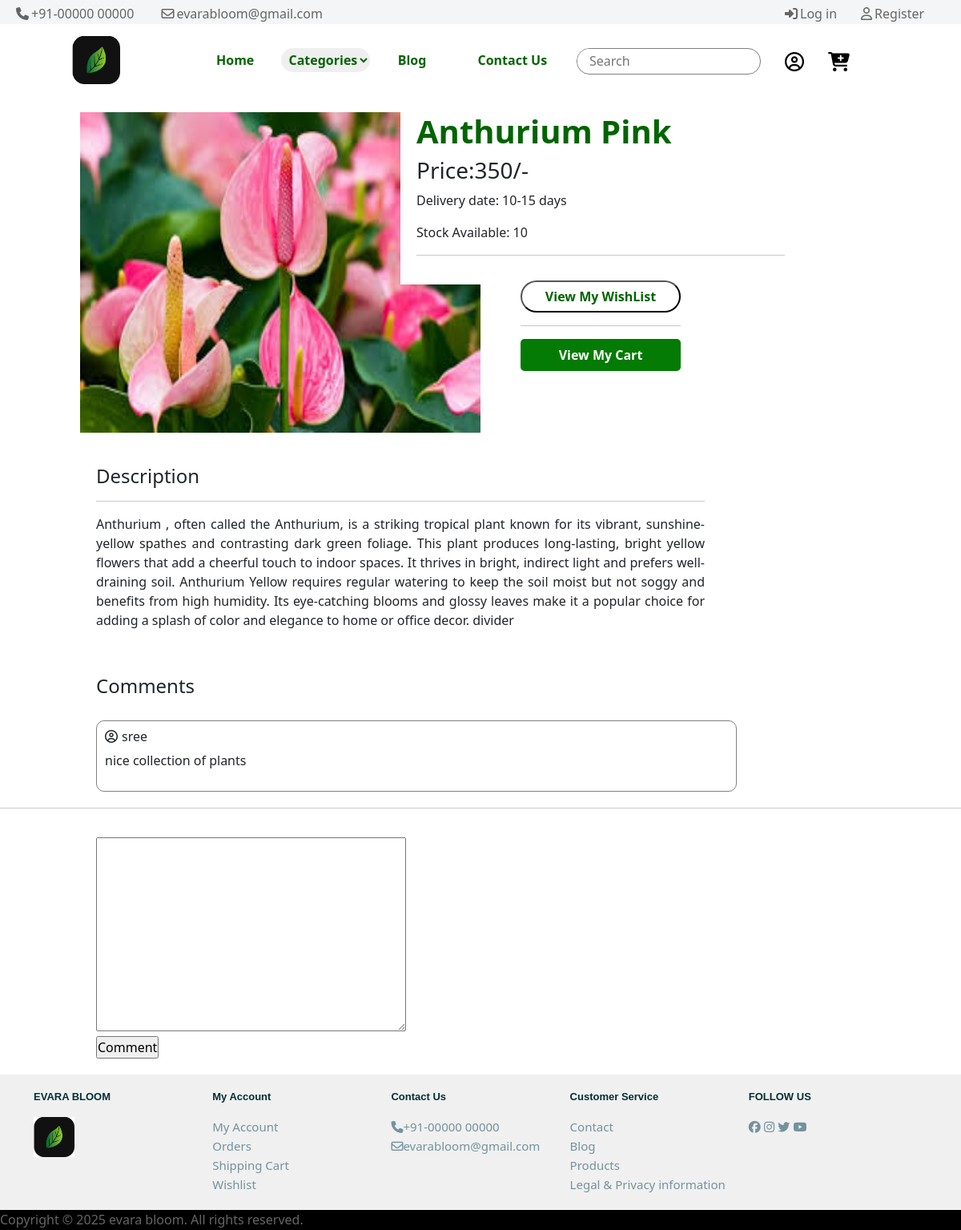
Screenshot of /view/1 with the database file from the repository.
### home/models.py (models this page shows, shortened)
class Product(models.Model):
    title = models.CharField(max_length=30)
    amount = models.IntegerField()
    details = models.CharField(max_length=2000)
    image = models.ImageField(upload_to='picture',null=True,blank=True)
    ctry = models.ForeignKey(Category,on_delete=models.CASCADE, null=True, blank=True)
    us = models.ForeignKey(User,on_delete=models.CASCADE, null=True, blank=True)

class Comment(models.Model):
    us = models.ForeignKey(User,on_delete=models.CASCADE)
    cmnt = models.TextField()
    post = models.ForeignKey(Product,on_delete=models.CASCADE)

### home/views.py (the view)
# urls.py: path('view/<int:p_id>',viewpagefn),
def viewpagefn(request,p_id):
    if request.method =='POST':
        f=CommentForm(request.POST)
        if f.is_valid():
            x=f.save(commit=False)
            x.us=request.user
            a=Product.objects.get(id=p_id)
            x.post=a
            x.save()
            return redirect('/')
    else:
        f=CommentForm()
        a=Product.objects.get(id=p_id)
        c=Comment.objects.filter(post=p_id)
        return render (request, 'viewpage.html',{'abc':a, 'fm':f , 'cmt':c})

### home/forms.py
class CommentForm(forms.ModelForm):
    class Meta:
        model=Comment
        fields=['cmnt']

### home/templates/viewpage.html (shortened to what this page needs)
{% extends 'base.html' %}
{% load static %}
{% block css %}
<link rel="stylesheet" href="{% static 'css/viewpage.css' %}">
<link rel="stylesheet" href="https://cdnjs.cloudflare.com/ajax/libs/font-awesome/6.7.2/css/all.min.css" />
<link href="https://cdn.jsdelivr.net/npm/bootstrap@5.3.3/dist/css/bootstrap.min.css" rel="stylesheet">
{% endblock %}
{% block content %}
    <div class="card1">
            <img src="{{abc.image.url}}" alt="" class="photo">
    </div>
    <div class="card2">
        <div class="card-body">
            <h1>{{abc.title}}</h1>
            <h3>Price:{{abc.amount}}/-</h3>
            <p>Delivery date: 10-15 days</p>
            <p>Stock Available: 10</p>
            <hr>
        </div>
    </div>
    <div class="cart">
    <a href="/wishlist"><button class="wish">View My WishList</button></a>
    <hr>
    <a href="/cart"><button class="abc">View My Cart</button></a>
    </div>
    <div class="card3">
        <div class="card-body">
            <h4>Description</h4>
            <hr>
            <p>{{abc.details}}</p>
        </div>
    </div>
    <h4 class="comments">Comments</h4>
        <div class="card4">
        {% for i  in cmt %}
        <div class="cardbody">
            <h6><i class="fa-regular fa-circle-user" style="padding-right:5px ;"></i>{{i.us}}</h6>
            <p>{{i.cmnt}}</p>
        </div>
        {% endfor %}
        </div>
        <hr>
        <form method="post" class="cform">
            {{fm.cmnt}}
            <br>
            <input type="submit" value="Comment" >
        </form>
    {% endblock %}

### home/static/css/base.css (style rules this page uses)
* { margin: 0; padding: 0; }
body { width: 100%; box-sizing: border-box; }
::placeholder { text-align:justify; padding-left: 10px; }

### home/static/css/viewpage.css (style rules this page uses)
* { margin: 0; padding: 0; }
.card1 { width: 500px; height: 400px; background-color: aqua; margin-left: 100px; margin-top: 30px; }
.card1 img { width: 500px; height: 400px; }
.card2 { position: absolute; top: 100px; right: 200px; width: 500px; box-sizing: border-box; background-color: white; margin-left: 100px; margin-top: 20px; padding: 20px; border: none; }
.card2 h1 { font-weight: bold; color:darkgreen ; }
.cart { position: absolute; top: 350px; right: 350px; }
.wish { background-color: white; color: darkgreen; font-size: medium; font-weight: bold; width: 200px; height: 40px; border-radius: 20px; }
.abc { width: 200px; height: 40px; border: none; border-radius: 5px; background-color: #047b05; color:white; font-size: medium; font-weight: bold; }
.card3 { width: 800px; box-sizing: border-box; background-color: white; margin-left: 100px; margin-top: 20px; padding: 20px; border: none; }
.card3 p { text-align: justify; }
.card4 { width: 800px; box-sizing: border-box; background-color: white; margin-left: 120px; padding: 10px; border: .5px solid gray; border-radius: 10px; margin-bottom: 20px; }
.comments { margin-left: 100px; padding: 20px; }
.cform { margin-left: 100px; padding: 20px; }

### rows the page displays
Product: image (picture), title "Anthurium Pink", amount "350", details "Anthurium , often called the Anthurium, is a striking tropical plant known for its vibrant, sunshine-yellow spathes and contrasting dark green foliage. This plant produces long-lasting, bright yellow flowers that add a cheerful touch to indoor spaces. It thrives in bright, indirect light and prefers well-draining soil. Anthurium Yellow requires regular watering to keep the soil moist but not soggy and benefits from high humidity. Its eye-catching blooms and glossy leaves make it a popular choice for adding a splash of color and elegance to home or office decor. divider"
Comment: us "sree", cmnt "nice collection of plants"
